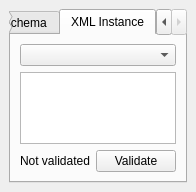
<?xml version="1.0" encoding="UTF-8"?>
<ui version="4.0">
 <class>SchemaMainWindow</class>
 <widget class="QMainWindow" name="SchemaMainWindow">
  <property name="geometry">
   <rect>
    <x>0</x>
    <y>0</y>
    <width>187</width>
    <height>179</height>
   </rect>
  </property>
  <property name="windowTitle">
   <string>XML Schema Validation</string>
  </property>
  <widget class="QWidget" name="centralwidget">
   <layout class="QVBoxLayout" name="verticalLayout_3">
    <property name="sizeConstraint">
     <enum>QLayout::SetNoConstraint</enum>
    </property>
    <item>
     <widget class="QTabWidget" name="tabWidget">
      <property name="currentIndex">
       <number>1</number>
      </property>
      <widget class="QWidget" name="tab">
       <attribute name="title">
        <string>XML Schema</string>
       </attribute>
       <layout class="QVBoxLayout" name="verticalLayout_2">
        <item>
         <widget class="QComboBox" name="schemaSelection">
          <property name="sizePolicy">
           <sizepolicy hsizetype="Minimum" vsizetype="Fixed">
            <horstretch>0</horstretch>
            <verstretch>0</verstretch>
           </sizepolicy>
          </property>
          <property name="maxVisibleItems">
           <number>3</number>
          </property>
         </widget>
        </item>
        <item>
         <widget class="QTextBrowser" name="schemaView"/>
        </item>
       </layout>
      </widget>
      <widget class="QWidget" name="tab_2">
       <attribute name="title">
        <string>XML Instance</string>
       </attribute>
       <layout class="QVBoxLayout" name="verticalLayout">
        <property name="sizeConstraint">
         <enum>QLayout::SetNoConstraint</enum>
        </property>
        <item>
         <widget class="QComboBox" name="instanceSelection">
          <property name="sizePolicy">
           <sizepolicy hsizetype="Minimum" vsizetype="Fixed">
            <horstretch>0</horstretch>
            <verstretch>0</verstretch>
           </sizepolicy>
          </property>
          <property name="maxVisibleItems">
           <number>3</number>
          </property>
         </widget>
        </item>
        <item>
         <widget class="QTextBrowser" name="instanceEdit">
          <property name="sizePolicy">
           <sizepolicy hsizetype="Expanding" vsizetype="Expanding">
            <horstretch>0</horstretch>
            <verstretch>0</verstretch>
           </sizepolicy>
          </property>
          <property name="font">
           <font>
            <pointsize>8</pointsize>
           </font>
          </property>
          <property name="readOnly">
           <bool>false</bool>
          </property>
         </widget>
        </item>
        <item>
         <layout class="QHBoxLayout" name="horizontalLayout_2">
          <item>
           <widget class="QLabel" name="validationStatus">
            <property name="sizePolicy">
             <sizepolicy hsizetype="Minimum" vsizetype="Minimum">
              <horstretch>0</horstretch>
              <verstretch>0</verstretch>
             </sizepolicy>
            </property>
            <property name="text">
             <string>Not validated</string>
            </property>
            <property name="wordWrap">
             <bool>true</bool>
            </property>
           </widget>
          </item>
          <item>
           <widget class="QPushButton" name="validateButton">
            <property name="sizePolicy">
             <sizepolicy hsizetype="Maximum" vsizetype="Fixed">
              <horstretch>0</horstretch>
              <verstretch>0</verstretch>
             </sizepolicy>
            </property>
            <property name="text">
             <string>Validate</string>
            </property>
           </widget>
          </item>
         </layout>
        </item>
       </layout>
      </widget>
     </widget>
    </item>
   </layout>
  </widget>
 </widget>
 <resources/>
 <connections/>
</ui>
